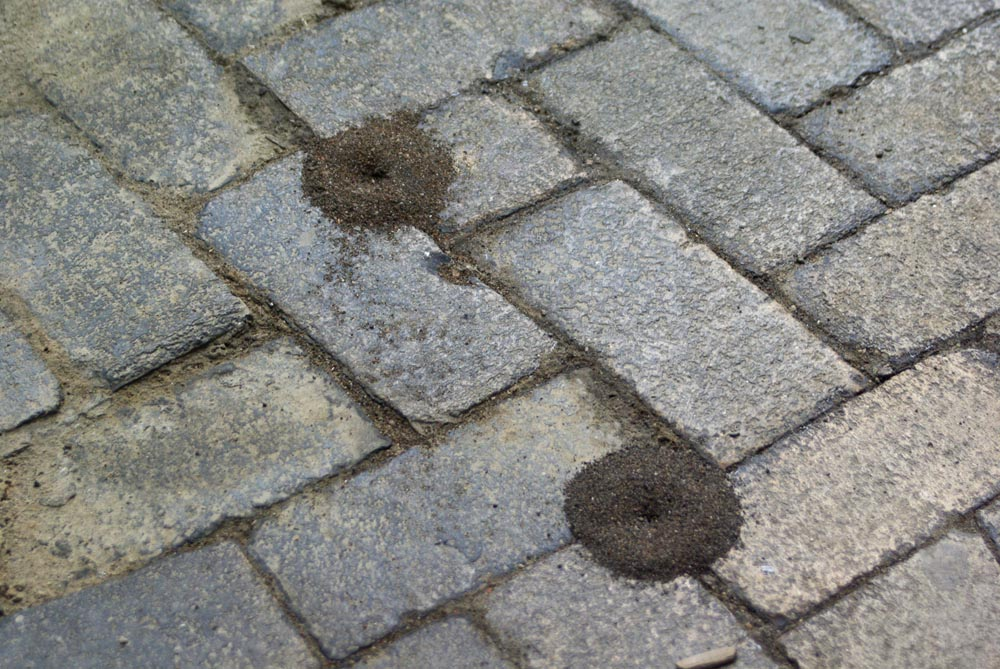
%> input picture DIP/Assignment_3/Assign3_imgs/rectangle2.jpg, 1000 x 669 px
$ octave q1_b.m   (GNU Octave 9; MATLAB toolbox functions it lacks are replaced by stand-ins)
%> lines starting %> are read from the running program, lines starting %| are printed output that depends on the picture; in (x1, y1, x2, y2) boxes, pixels count from 0 and x2, y2 are one past the last pixel; in counts of white or black regions, pixels touching at a corner belong together; the program's own positions count from 1
% close all;
clear all;
clc;

% addr = 'Assign3_imgs/circle3.jpg';
addr = 'Assign3_imgs/rectangle2.jpg';

img = imread(addr);
%> img is the input picture: size 669x1000x3 uint8; mean R, G, B 134.8, 134.2, 129.9
img = im2double(img);
%> img: size 669x1000x3 double
img = imgaussfilt(img,3,'FilterSize',5);
% figure,imshow(img);

[r,c,ch] = size(img);
%> r = 669; c = 1000; ch = 3

if ch~=1
    img_gray=rgb2gray(img);
end

img_e = edge(img_gray,'canny');
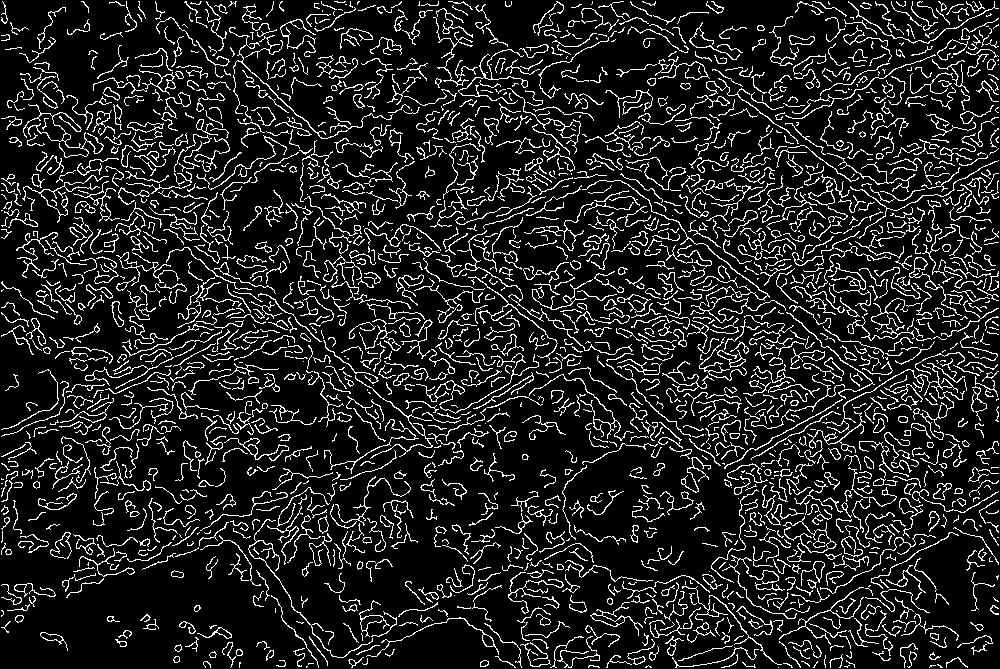
%> img_e: size 669x1000 logical; 13.2% white in thin lines or dots
% figure,imshow(img_e);

se = strel('line',10,0);
img_e2 = imclose(img_e,se);
%> img_e2: size 669x1000 logical; 34.7% white; 102 white regions (20 under 20 px), largest, box (x1, y1, x2, y2) and area: (1, 1, 999, 668) 223310, (1, 583, 56, 617) 624, (605, 89, 668, 118) 524
% figure,imshow(img_e2);

img_e2 = imopen(img_e2,se);
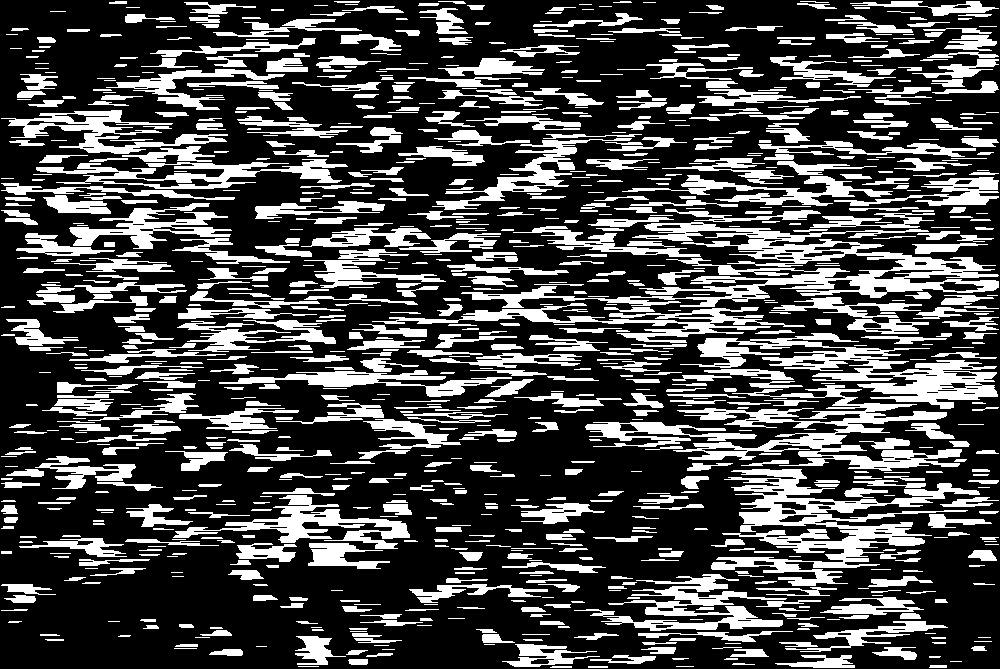
%> img_e2: size 669x1000 logical; 28.9% white; 986 white regions (194 under 20 px), largest, box (x1, y1, x2, y2) and area: (461, 222, 999, 308) 11420, (711, 469, 980, 586) 9436, (680, 333, 998, 409) 7345
% figure,imshow(img_e2);

se = strel('line',10,90);
img_e3 = imclose(img_e,se);
%> img_e3: size 669x1000 logical; 43.5% white; 60 white regions (9 under 20 px), largest, box (x1, y1, x2, y2) and area: (1, 1, 999, 668) 283709, (1, 583, 56, 633) 886, (629, 467, 665, 543) 878
% figure,imshow(img_e3);

img_e3 = imopen(img_e3,se);
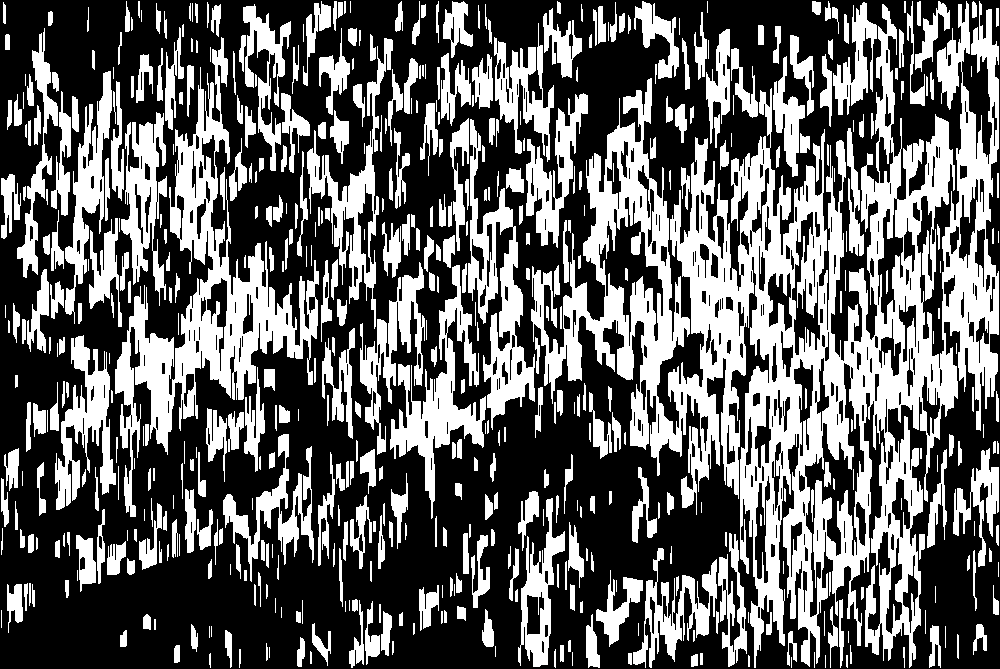
%> img_e3: size 669x1000 logical; 38.7% white; 546 white regions (78 under 20 px), largest, box (x1, y1, x2, y2) and area: (531, 1, 999, 668) 100435, (115, 37, 319, 517) 21282, (468, 119, 535, 430) 6808
% figure,imshow(img_e3);

img_e4 = img_e3+img_e2;
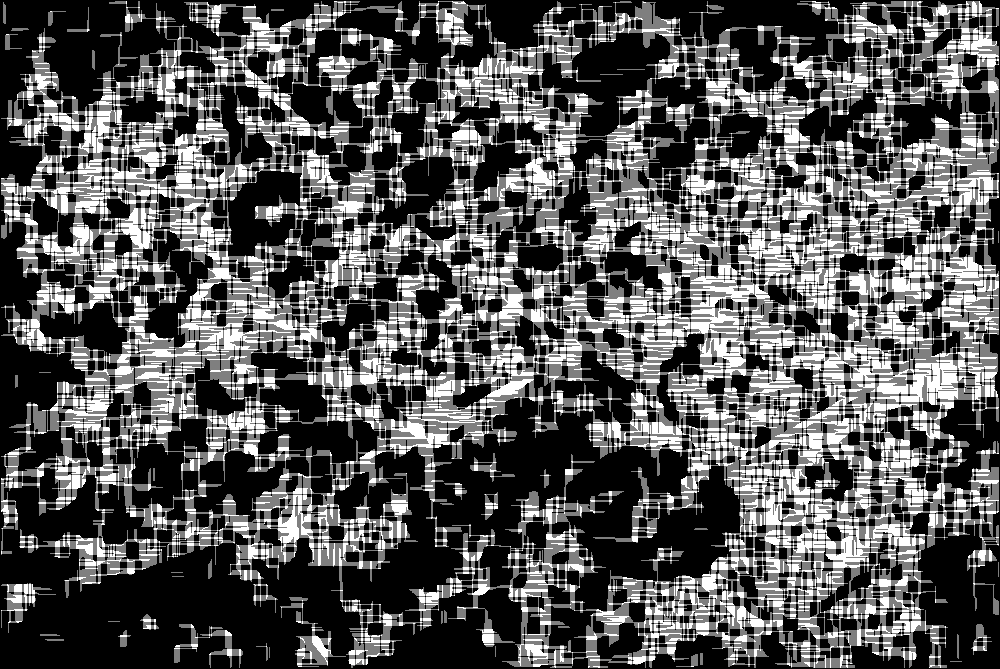
%> img_e4: size 669x1000 double; min 0, max 2, mean 0.676; drawn with min black and max white
% figure,imshow(img_e4);

img_e5 = edge(img_e4,'canny');
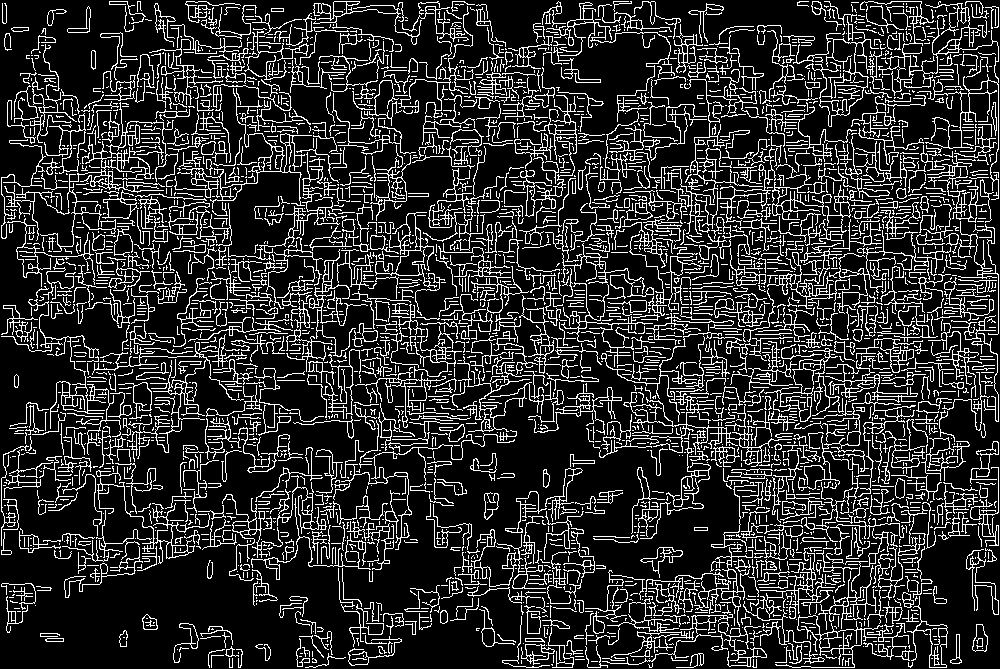
%> img_e5: size 669x1000 logical; 17.8% white in thin lines or dots
% figure,imshow(img_e5);


[H,theta,rho] = hough(img_e5,'RhoResolution',0.5,'ThetaResolution',0.5);
%> theta = 360 values from -90 to 89.5; rho = 4809 values from -1202 to 1202
H_show = cast(H,'uint8');
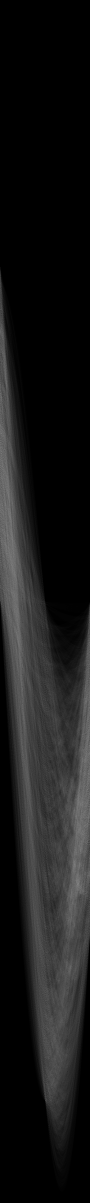
%> H_show: size 4809x360 uint8 (shown at 1/4 size); min 0, max 255, mean 24.8

% figure,imshow(imadjust(H_show),'XData',theta,'YData',rho,...
%     'InitialMagnification','fit');
% title('Hough transform');
% xlabel('\theta'), ylabel('\rho');
% axis on, axis normal, hold on;
% colormap(gca,hot);

peaks = houghpeaks(H,100);
%> peaks = 38 rows, first 12: [4401 181; 1761 1; 1893 1; 1693 1; 1837 1; 2013 1; 1613 1; 2073 1; 2215 1; 2145 1; 1951 1; 1559 1]

lines = houghlines(img_e,theta,rho,peaks);
%> lines = 152 lines; longest, point1 to point2 (x, y): (367, 323) to (768, 323), (962, 5) to (962, 400), (37, 167) to (405, 167), (893, 71) to (893, 409), (784, 370) to (784, 664), (682, 168) to (682, 456)
figure,imshow(img);
% figure,imshow(img_e5);
axis on, axis normal, hold on;
for i=1:length(lines)
    xy= [lines(i).point1;lines(i).point2];
    plot(xy(:,1),xy(:,2),'Color','r');
end
%> this loop made 152 passes
%> xy on passes 1 to 3: [999 47; 999 198], [999 272; 999 335], [999 444; 999 577]
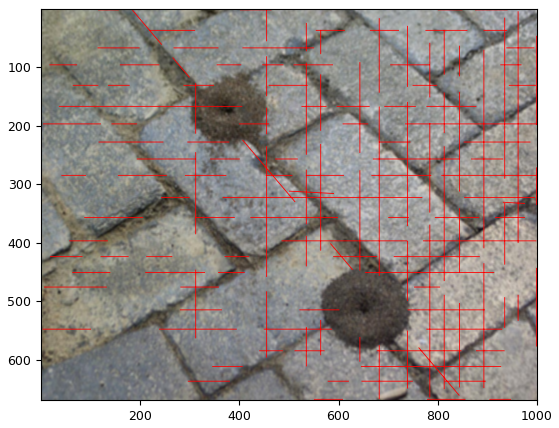
%> figure redrawn from the program's plot data

$ run again, with DIP/Assignment_3/Assign3_imgs/rectangle4.jpg copied over DIP/Assignment_3/Assign3_imgs/rectangle2.jpg
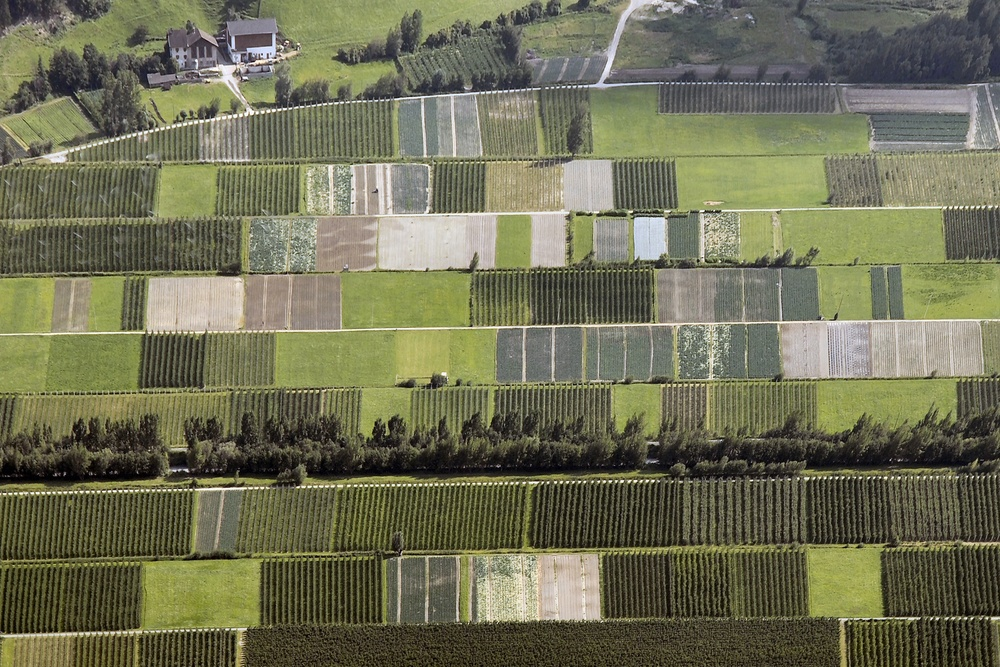
%> input picture DIP/Assignment_3/Assign3_imgs/rectangle4.jpg, 1000 x 667 px, shrunk from 1500 x 1000 before the run
%> img is the input picture: size 667x1000x3 uint8; mean R, G, B 112.2, 112.5, 85.9
%> `img_e = edge(img_gray,'canny');`:
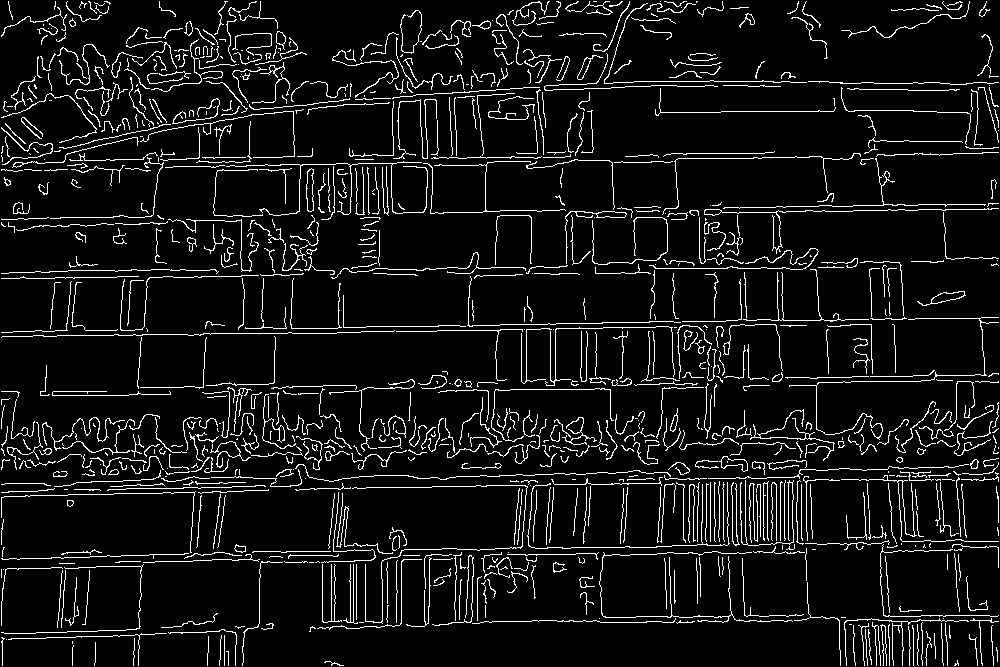
%> img_e: size 667x1000 logical; 7.6% white in thin lines or dots
%> img_e5: size 667x1000 logical; 10.4% white in thin lines or dots
%> theta = 360 values from -90 to 89.5; rho = 4805 values from -1201 to 1201
%> peaks = [1159 1; 1515 1; 2091 1; 1975 1; 1863 1; 1443 1; 2235 1; 1763 1; 2177 1; 1291 1; 1625 1; 1567 1]
%> lines = 27 lines; longest, point1 to point2 (x, y): (767, 445) to (983, 445), (786, 481) to (999, 481), (188, 445) to (368, 445), (69, 271) to (217, 271), (574, 445) to (717, 445), (474, 390) to (611, 390)
%> the loop `for i=1:length(lines)` made 27 passes
%> xy on passes 1 to 8: [324 623; 402 623], [452 623; 492 623], [601 623; 693 623], [26 445; 84 445], [116 445; 165 445], [188 445; 368 445], [401 445; 498 445], [574 445; 717 445]
%> after the loop `for i=1:length(lines)`:
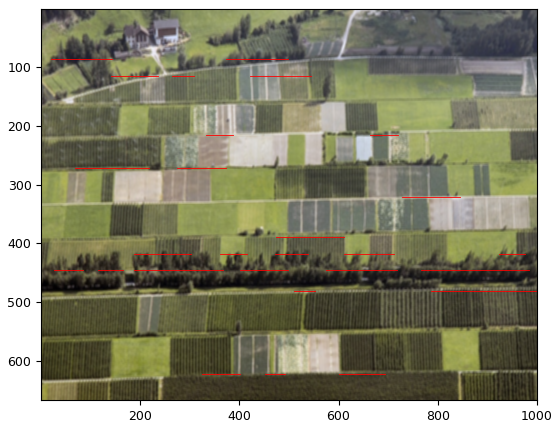
%> figure redrawn from the program's plot data
